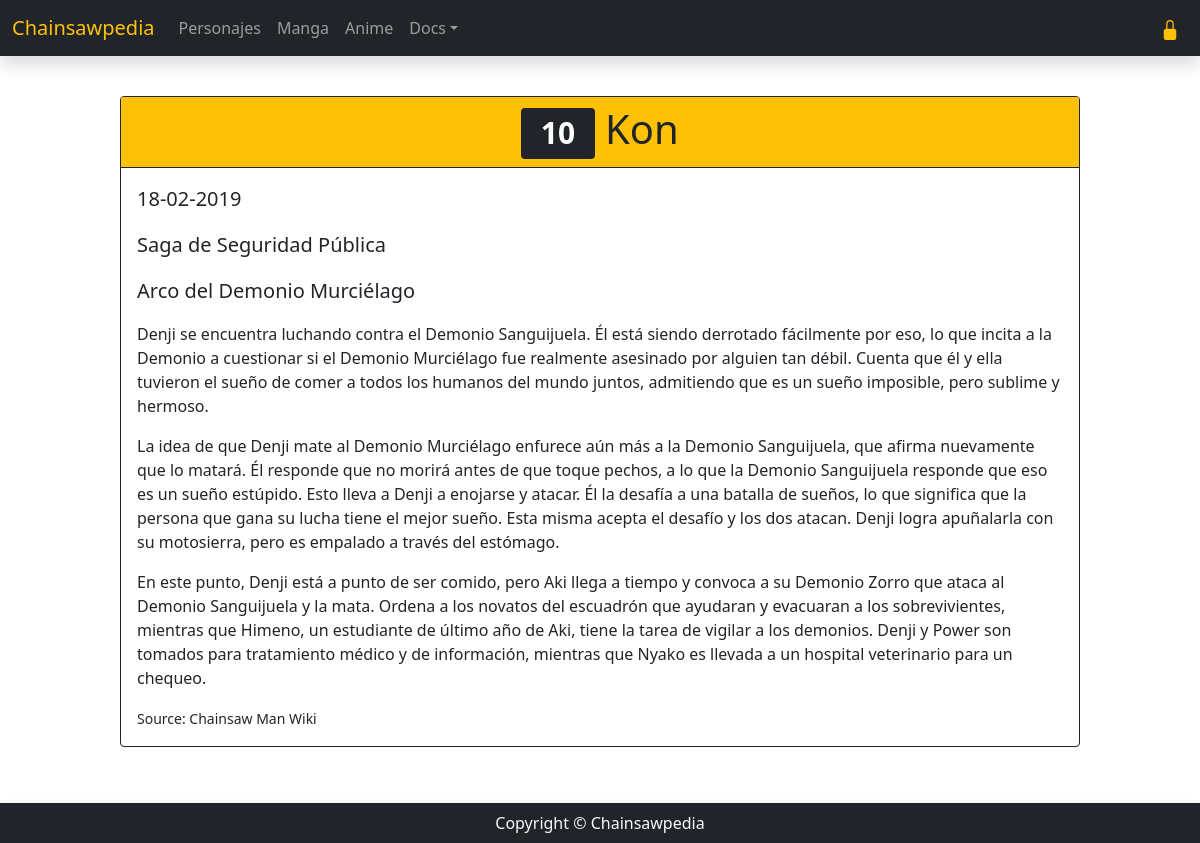
/manga/10, run on the app's committed database.
### mangas/models.py (models this page shows, shortened)
class Manga(models.Model):
    number = models.IntegerField(null=True, blank=True)
    title = models.CharField(max_length=100, null=True, blank=True)
    date = models.DateField(null=True, blank=True)
    plot = models.TextField(null=True, blank=True)
    source = models.CharField(max_length=50, null=True, blank=True)
    volume = models.ForeignKey(Volume, on_delete=models.SET_NULL, null=True, related_name='mangas')
    arc = models.ForeignKey(Arc, on_delete=models.SET_NULL, null=True, related_name='mangas')

### arcs/models.py (models this page shows, shortened)
class Arc(models.Model):
    number = models.IntegerField(null=True, blank=True)
    title = models.CharField(max_length=100, null=True, blank=True)
    saga = models.ForeignKey(Saga, on_delete=models.SET_NULL, null=True, related_name='arcs')

### sagas/models.py (models this page shows, shortened)
class Saga(models.Model):
    number = models.IntegerField(null=True, blank=True)
    title = models.CharField(max_length=50, null=True, blank=True)

### mangas/views.py (the view)
# urls.py: path('manga/<int:pk>', manga_detail, name='manga_detail'),
def manga_detail(request, pk):
    manga = get_object_or_404(Manga, pk=pk)
    return render(request, 'manga_detail.html', {'manga': manga})

### mangas/templates/manga_detail.html
{% extends "base.html" %}
{% load static %}
{% block changingContent %}
<div class="container my-5 py-5">
    <div class="card border-dark mx-auto" style="max-width: 60rem;">
        <div class="card-header bg-warning border-dark h1 text-center">
            <span class="badge bg-dark">{{manga.number}}</span>
            {{manga.title}}
        </div>
        <div class="card-body">
            <p class="lead">{{manga.date|date:"d-m-Y"}}</p>
            <p class="lead">{{manga.arc.saga.title}}</p>
            <p class="lead">{{manga.arc.title}}</p>
            <p>{{manga.plot|linebreaks}}</p>
            <small>Source: {{manga.source}}</small>
        </div>
    </div>
</div>
{% endblock %}

### data on the page
Manga: number "10", title "Kon", date "18-02-2019", arc.saga "Saga de Seguridad Pública", arc "Arco del Demonio Murciélago", plot "Denji se encuentra luchando contra el Demonio Sanguijuela. Él está siendo derrotado fácilmente por eso, lo que incita a la Demonio a cuestionar si el Demonio Murciélago fue realmente asesinado por alguien tan débil. Cuenta que él y ella tuvieron el sueño de comer a todos los humanos del mundo juntos, admitiendo que es un sueño imposible, pero sublime y hermoso. La idea de que Denji mate al Demonio Murciélago enfurece aún más a la Demonio Sanguijuela, que afirma nuevamente que lo matará. Él responde que no morirá antes de que toque pechos, a lo que la Demonio Sanguijuela responde que eso es un sueño estúpido. Esto lleva a Denji a enojarse y atacar. Él la desafía a una batalla de sueños, lo…", source "Chainsaw Man Wiki"
